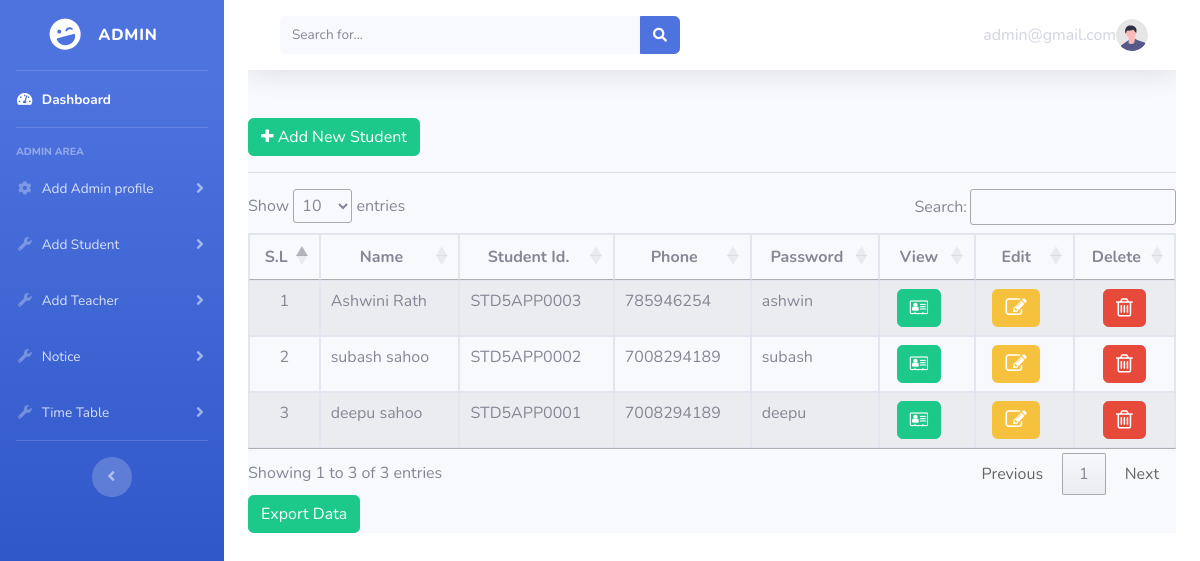
Page /admin/add_student.php (signed in) on the committed database.
### tables this page shows
CREATE TABLE `student_data` (
  `id` int(255) NOT NULL,
  `u_card` varchar(255) NOT NULL,
  `u_f_name` text NOT NULL,
  `u_l_name` text NOT NULL,
  `u_father` text NOT NULL,
  `u_mother` text NOT NULL,
  `u_aadhar` varchar(255) NOT NULL,
  `u_birthday` text NOT NULL,
  `u_gender` varchar(255) NOT NULL,
  `u_email` text NOT NULL,
  `u_phone` varchar(255) NOT NULL,
  `u_state` varchar(255) NOT NULL,
  `u_dist` text NOT NULL,
  `u_pincode` text NOT NULL,
  `image` varchar(255) NOT NULL,
  `uploaded` datetime NOT NULL,
  `password` varchar(255) NOT NULL,
  `roll` int(255) NOT NULL,
  `enroll_id` int(11) NOT NULL,
  `class_id` int(11) NOT NULL
);

### admin/add_student.php (the view, shortened to what this page needs)
<?php
include('includes/header.php');
include('includes/navbar.php');
include('dbconfig.php');
?>
	<div class="container">
  <div id="content-wrapper" class="d-flex flex-column">
<div id="content">
	<nav class="navbar navbar-expand navbar-light bg-white topbar mb-4 static-top shadow">
		<form
			class="d-none d-sm-inline-block form-inline mr-auto ml-md-3 my-2 my-md-0 mw-100 navbar-search">
			<div class="input-group">
				<input type="text" class="form-control bg-light border-0 small" placeholder="Search for..."
					aria-label="Search" aria-describedby="basic-addon2">
				<div class="input-group-append">
					<button class="btn btn-primary" type="button">
						<i class="fas fa-search fa-sm"></i>
					</button>
				</div>
			</div>
		</form>
<ul class="navbar-nav ml-auto">
<li class="nav-item dropdown no-arrow">
<a class="nav-link dropdown-toggle" href="#" id="userDropdown" role="button"
data-toggle="dropdown" aria-haspopup="true" aria-expanded="false">
<?php echo $_SESSION['username']; ?>
<img class="img-profile rounded-circle"
src="img/undraw_profile.svg">
</a>
</li>
</ul>
</nav>
<br>
	<button class="btn btn-success" type="button" data-toggle="modal" data-target="#myModal">
  <i class="fa fa-plus"></i> Add New Student
  </button>
  <hr>
		<table class="table table-bordered table-striped table-hover" id="myTable">
		<thead>
			<tr>
			   <th class="text-center" scope="col">S.L</th>
				<th class="text-center" scope="col">Name</th>
				<th class="text-center" scope="col">Student Id.</th>
				<th class="text-center" scope="col">Phone</th>
				<th class="text-center" scope="col">Password</th>
				<th class="text-center" scope="col">View</th>
				<th class="text-center" scope="col">Edit</th>
				<th class="text-center" scope="col">Delete</th>
			</tr>
		</thead>
			<?php
        	$get_data = "SELECT * FROM student_data order by 1 desc";
        	$run_data = mysqli_query($conn,$get_data);
			$i = 0;
        	while($row = mysqli_fetch_array($run_data))
        	{
				$sl = ++$i;
				$id = $row['id'];
				$u_card = $row['u_card'];
				$u_f_name = $row['u_f_name'];
				$u_l_name = $row['u_l_name'];
				$u_phone = $row['u_phone'];
				$pass = $row['password'];
        		echo "
				<tr>
				<td class='text-center'>$sl</td>
				<td class='text-left'>$u_f_name   $u_l_name</td>
				<td class='text-left'>$u_card</td>
				<td class='text-left'>$u_phone</td>
				<td class='text-left'>$pass</td>
				<td class='text-center'>
					<span>
					<a href='#' class='btn btn-success mr-3 profile' data-toggle='modal' data-target='#view$id' title='Prfile'><i class='fa fa-address-card-o' aria-hidden='true'></i></a>
					</span>
				</td>
				<td class='text-center'>
					<span>
					<a href='#' class='btn btn-warning mr-3 edituser' data-toggle='modal' data-target='#edit$id' title='Edit'><i class='fa fa-pencil-square-o fa-lg'></i></a>
					</span>
				</td>
				<td class='text-center'>
					<span>
						<a href='#' class='btn btn-danger deleteuser' title='Delete'>
						     <i class='fa fa-trash-o fa-lg' data-toggle='modal' data-target='#delete$id' style='' aria-hidden='true'></i>
						</a>
					</span>
				</td>
			</tr>
        		";
        	}
        	?>
		</table>
		<form method="post" action="export.php">
     <input type="submit" name="export" class="btn btn-success" value="Export Data" />
    </form>
	</div>
</div>

### rows in the picture
student_data: sl "1", u_f_name "Ashwini", u_l_name "Rath", u_card "STD5APP0003", u_phone "785946254", password "ashwin"
student_data: sl "2", u_f_name "subash", u_l_name "sahoo", u_card "STD5APP0002", u_phone "7008294189", password "subash"
student_data: sl "3", u_f_name "deepu", u_l_name "sahoo", u_card "STD5APP0001", u_phone "7008294189", password "deepu"

### other values in the picture
$_SESSION['username'] "admin@gmail.com"
